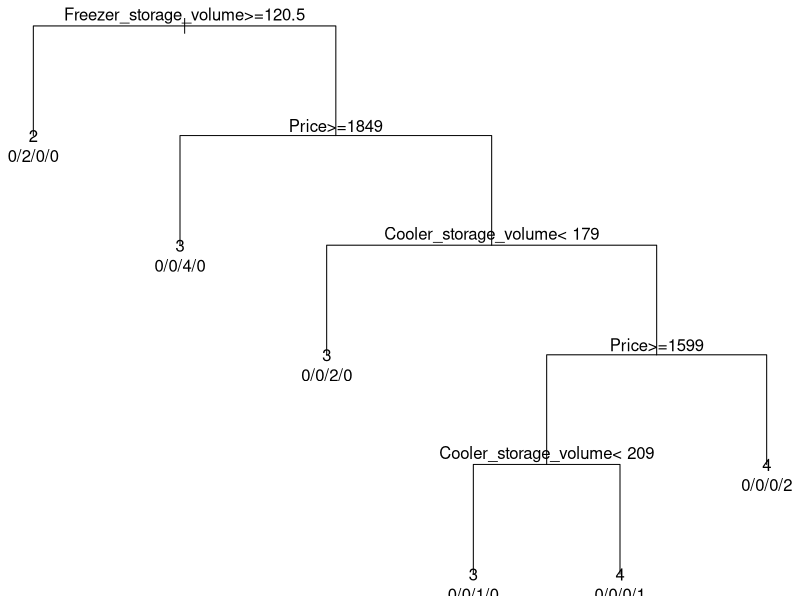

Recreate this plot in R.
#install.packages("rpart")
#install.packages("dplyr")
#install.packages("party")
library("rpart")
library("dplyr")
library("party")
data <- as.data.frame(matrix(c(276, 262, 196, 192, 206, 228, 188, 279, 206, 246, 100, 210, 212, 361, 166,
                               130, 98, 75, 98, 98, 111, 98, 87, 98, 98, 56, 98, 98, 211, 64,
                               17, 18, 28, 21, 24, 24, 20, 16, 24, 16, 20, 20, 18, 12, 19,
                               3399, 2099, 899, 1399, 1799, 1199, 1699, 1999, 2199, 2099, 890, 1899, 1799, 3449, 1198), 15, 4))
labels <- c("1", "2", "3", "4")
result <- c(2, 3, 4, 4, 3, 4, 4, 3, 3, 4, 3, 3, 4, 2, 3)
factors <- factor(result, labels)
data <- cbind(data, factors)
colnames(data) <- c("Cooler_storage_volume", "Freezer_storage_volume", "Temp_keep_in_h_if_power_outage", "Price", "Rank")

mydata <- c("training", "test") %>% sample(nrow(data), replace=T) %>% split(data, .)
rtree_fit <- rpart(Rank ~ ., mydata$training, control=rpart.control(minsplit=1, minbucket=1, cp=0.001))
par(mar = rep(0.2, 4))
plot(rtree_fit, uniform = TRUE)
text(rtree_fit, use.n = TRUE)
